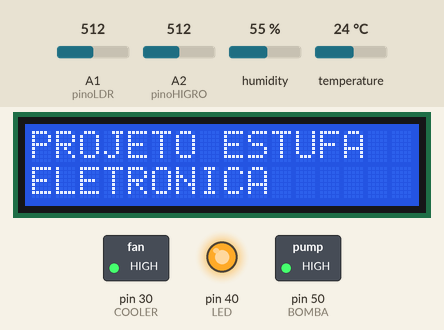
This sketch was run on a simulated Arduino Mega 2560, built with avr-gcc and run on an emulated ATmega2560. On the bench: 16×2 character LCD, switched loads named in the sketch (green lamp = pin HIGH), output pins drawn as LEDs (lit = HIGH). The test bench sets the inputs (shaded band); at power-on: temperature 24 °C, A2 (pinoHIGRO) = 512, A1 (pinoLDR) = 512, humidity 55 %.

Above: at 1.2 s.
1.3 s: temperature set to 28 °C
At 2.6 s:
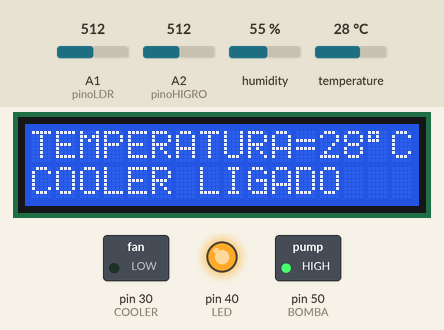
11.6 s: A2 (pinoHIGRO) set to 615
At 15.3 s:
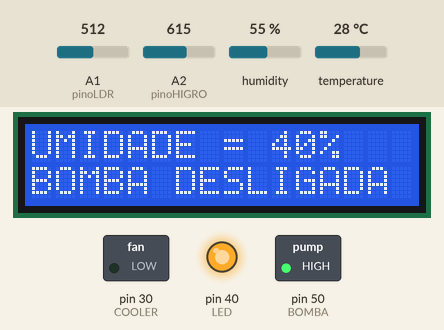
20.6 s: A2 (pinoHIGRO) set to 635
At 23.2 s:
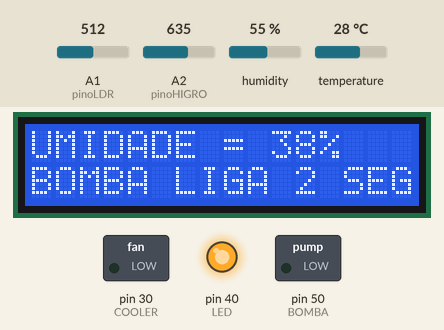
33.7 s: A1 (pinoLDR) set to 313
At 37.2 s:
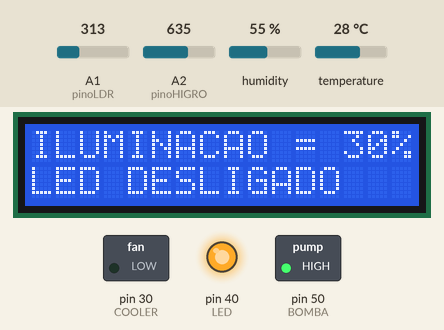
42.7 s: A1 (pinoLDR) set to 289
At 45.1 s:
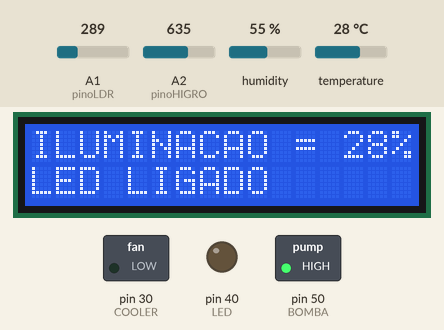
51.7 s: temperature set to 12 °C
At 59.1 s:
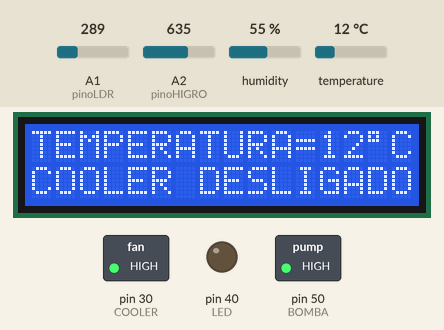
Timing chart, 0 to 66.0 s (numbered marks = the images above; inputs shaded):
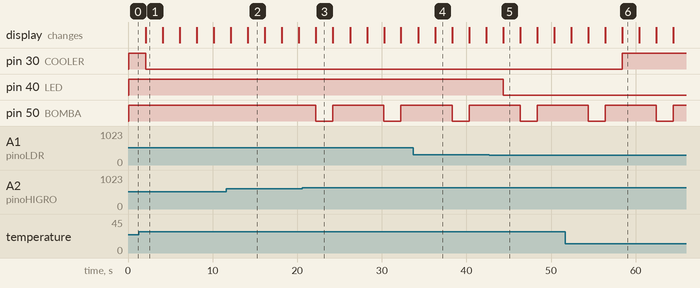

Measured:
- the behaviour switches between 26 and 27 °C on temperature (found by bisection; images 0 and 1)
- the behaviour switches between 624 and 625 on A2 (pinoHIGRO) (found by bisection; images 2 and 3)
- the behaviour switches between 307 and 306 on A1 (pinoLDR) (found by bisection; images 4 and 5)
- after the input at 1.3 s, pin 30 (COOLER): HIGH → LOW after 0.79 s; the display: changes after 0.80 s (image 1)
- after the input at 20.6 s, pin 50 (BOMBA): alternates HIGH for 6.0 s and LOW for 2.0 s, starting after 1.6 s; the display: changes after 1.6 s (image 3)
- after the input at 42.7 s, pin 40 (LED): HIGH → LOW after 1.6 s; the display: changes after 1.7 s (image 5)
- after the input at 51.7 s, pin 30 (COOLER): LOW → HIGH after 6.7 s; the display: first differs from a run without the input after 6.7 s (image 6)

The sketch:

TCC_ESTUFA_ELETR_NICA.ino
```cpp
/*
 * PROJETO ESTUFA ELETRÔNICA: CULTIVO INTELIGENTE DO TOMATE-CEREJA
 * TRABALHO DE CONCLUSÃO DE CURSO - ENGENHARIA ELETRÔNICA - CEFET/RJ
 * IVAN AZEVEDO BARROSO E THIAGO GURJÃO DE SANT'ANA
 *
 * DISPLAY LCD 16X2
 * VSS ---- GND
 * VDD ---- 5V
 * V0 ----- PINO CENTRAL POTENCIÔMETRO
 * RS ----- 02 ARDUINO
 * RW ----- GND
 * E ------ 03 ARDUINO
 * D0 ----- X
 * D1 ----- X
 * D2 ----- X
 * D3 ----- X
 * D4 ----- 04 ARDUINO
 * D5 ----- 05 ARDUINO
 * D6 ----- 06 ARDUINO
 * D7 ----- 07 ARDUINO
 * A ------ 5V
 * K ------ GND
 *
 * POTENCIÔEMTRO 10K
 * ESQ ---- GND
 * MEI ---- V0 DISPLAY LCD
 * DIR ---- VCC
 *
 * SENSOR DHT11
 * P1 ----- VCC
 * P2 ----- A0
 * P3 ----- X
 * P4 ----- GND
 *
 * COOLER 5V
 * VCC ---- 30
 * GND ---- GND
 *
 * LDR COM RESISTOR 10K
 * P1 ----- VCC
 * P2 ----- 10K
 * P2 ----- A2
 * 10K ---- GND
 *
 * LEDS
 * VCC ---- 40
 * GND ---- 200 OHMS
 * 200 ---- GND
 *
 * HIGROMETRO
 * AO ----- PINO A1
 * D0 ----- X
 * GND ---- GND
 * VCC ---- 5V
 *
 * BOMBA
 * VCC ---- 50
 * GND ---- GND
 *
 */

// PROGRAMA PROJETO ESTUFA ELETRÔNICA

// DECLARAÇÕES DO DISPLAY LCD
#include <LiquidCrystal.h>  // INCLUINDO BIBLIOTECA DO DISPLAY LCD
LiquidCrystal lcd (2, 3, 4, 5, 6, 7);  // DECLARANDO ENTRADAS DO DISPLAY LCD


// DECLARAÇÕES DO SISTEMA DE TEMPERATURA
#include <dht.h>  // INCLUINDO BIBLIOTECA DO DHT11
dht DHT;  // DECLARANDO O DHT11 COMO UM OBJETO
int COOLER = 30;  // DECLARANDO O COOLER NO PINO 30
int TEMP_MAX = 26;  // DEFININDO A TEMPERATURA IDEAL COMO 26 GRAUS


// DECLARAÇÕES DO SISTEMA DE ILUMINAÇÃO
#define pinoLDR A1  // DECLARANDO ENTRADA ANALÓGICA DO LDR
int valorLDR = 0;  // ZERANDO A VARIÁVEL DE MEDIÇÃO DO LDR
int ILUM = 0;  // DEFININDO VARIÁVEL QUE RECEBE A % DA ILUMINAÇÃO
int LED = 40;  // DECLARANDO O LED NO PINO 40
int ILUM_MIN = 30; // DEFININDO A ILUMINAÇÃO MÍNIMA COMO 30%


// DECLARAÇÕES DO SISTEMA DE IRRIGAÇÃO
#define pinoHIGRO A2  // DECLARANDO ENTRADA ANALÓGICA DO HIGROMETRO
int valorHIGRO = 0;  // ZERANDO A VARIÁVEL DE MEDIÇÃO DO HIGROMETRO
int UMID = 0;  // DEFININDO VARIÁVEL QUE RECEBE A % DA UMIDADE
int BOMBA = 50;  // DECLARANDO A BOMBA NO PINO 50
int UMID_MIN = 40;  // DEFININDO A UMIDADE MÍNIMA COMO 40%


void setup() {
  // INICIALIZAÇÃO DO DISPLAY LCD
  lcd.begin(16,2);  // ATIVANDO O DISPLAY

  // INICIALIZAÇÃO DO SISTEMA DE TEMPERATURA
  pinMode(COOLER, OUTPUT);  // DEFININDO O COOLER COMO SAÍDA

  // INICIALIZAÇÃO DO SISTEMA DE ILUMINAÇÃO
  pinMode(pinoLDR, INPUT);  // DECLARANDO O LDR COMO ENTRADA
  pinMode(LED, OUTPUT);  // DECLARANDO O LED COMO SAÍDA

  // INICIALIZAÇÃO DO SISTEMA DE IRRIGAÇÃO
  pinMode(pinoHIGRO, INPUT);  // DEFININDO O HIGROMETRO COMO ENTRADA
  pinMode(BOMBA, OUTPUT);  // DEFININDO A BOMBA COMO SAÍDA

  // DESLIGANDO OS ATUADORES
  digitalWrite(COOLER, HIGH);
  digitalWrite(LED, HIGH);
  digitalWrite(BOMBA, HIGH);
}


void loop() {
  // CICLO DO DISPLAY LCD
  lcd.clear();  // LIMPANDO O TEXTO ANTERIOR
  lcd.setCursor(0,0);  // POSICIONANDO O CURSOR
  lcd.print("PROJETO ESTUFA");  // IMPRIMINDO
  lcd.setCursor(0, 1);  // POSICIONANDO O CURSOR
  lcd.print("ELETRONICA");  // IMPRIMINDO
  delay(2000);  // AGUARDANDO 2 SEGUNDOS


  // CICLO DO SISTEMA DE TEMPERATURA
  DHT.read11(A0);  // INICIANDO A LEITURA DO DHT11 NA ENTRADA A0
  float TEMP = DHT.temperature;  // FAZENDO A MEDIÇÃO DA TEMPERATURA

  if (TEMP > TEMP_MAX) {  // CASO A TEMPERATURA ESTEJA ALTA
    digitalWrite(COOLER, LOW);  // LIGANDO O COOLER
    lcd.clear();  // LIMPANDO O TEXTO ANTERIOR
    lcd.setCursor(0,0);  // POSICIONANDO O CURSOR
    lcd.print("TEMPERATURA= ");  // IMPRIMINDO
    lcd.setCursor(12,0);  // POSICIONANDO O CURSOR
    lcd.print(TEMP,0);  // IMPRIMINDO
    lcd.setCursor(14,0);  // POSICIONANDO O CURSOR
    lcd.print((char)223);  // IMPRIMINDO
    lcd.setCursor(15,0);  // POSICIONANDO O CURSOR
    lcd.print("C");  // IMPRIMINDO
    lcd.setCursor(0,1);  // POSICIONANDO O CURSOR
    lcd.print("COOLER LIGADO");  // IMPRIMINDO
    delay(2000);  // AGUARDANDO 2 SEGUNDOS
  }
  else {  // CASO A TEMPERATURA ESTEJA BAIXA
    digitalWrite(COOLER, HIGH);  // DESLIGANDO O COOLER
    lcd.clear();  // LIMPANDO O TEXTO ANTERIOR
    lcd.setCursor(0,0);  // POSICIONANDO O CURSOR
    lcd.print("TEMPERATURA= ");  // IMPRIMINDO
    lcd.setCursor(12,0);  // POSICIONANDO O CURSOR
    lcd.print(TEMP,0);  // IMPRIMINDO
    lcd.setCursor(14,0);  // POSICIONANDO O CURSOR
    lcd.print((char)223);  // IMPRIMINDO
    lcd.setCursor(15,0);  // POSICIONANDO O CURSOR
    lcd.print("C");  // IMPRIMINDO
    lcd.setCursor(0,1);  // POSICIONANDO O CURSOR
    lcd.print("COOLER DESLIGADO");  // IMPRIMINDO
    delay(2000);  // AGUARDANDO 2 SEGUNDOS
  }


  // CICLO DO SISTEMA DE ILUMINAÇÃO
  valorLDR = analogRead(pinoLDR);  // FAZENDO A MEDIÇÃO DA ILUMINAÇÃO
  ILUM = map(valorLDR, 0, 1023, 0, 100);  // MAPEANDO O VALOR ANALÓGICO PARA %

  if (ILUM < ILUM_MIN) {  // CASO A ILUMINAÇÃO ESTEJA BAIXA
    digitalWrite(LED,LOW);  // LIGANDO O CONJUNTO DE LEDS
    lcd.clear();  // LIMPANDO O TEXTO ANTERIOR
    lcd.setCursor(0,0);  // POSICIONANDO O CURSOR
    lcd.print("ILUMINACAO =");  // IMPRIMINDO
    lcd.setCursor(13,0);  // POSICIONANDO O CURSOR
    lcd.print(ILUM);  // IMPRIMINDO
    lcd.setCursor(15,0);  // POSICIONANDO O CURSOR
    lcd.print("%");  // IMPRIMINDO
    lcd.setCursor(0,1);  // POSICIONANDO O CURSOR
    lcd.print("LED LIGADO");  // IMPRIMINDO
    delay(2000);  // AGUARDANDO 2 SEGUNDOS
  }
  else {  // CASO A ILUMINAÇÃO ESTEJA ALTA
    digitalWrite(LED,HIGH);  // DESLIGANDO O CONJUNTO DE LEDS
    lcd.clear();  // LIMPANDO O TEXTO ANTERIOR
    lcd.setCursor(0,0);  // POSICIONANDO O CURSOR
    lcd.print("ILUMINACAO =");  // IMPRIMINDO
    lcd.setCursor(13,0);  // POSICIONANDO O CURSOR
    lcd.print(ILUM);  // IMPRIMINDO
    lcd.setCursor(15,0);  // POSICIONANDO O CURSOR
    lcd.print("%");  // IMPRIMINDO
    lcd.setCursor(0,1);  // POSICIONANDO O CURSOR
    lcd.print("LED DESLIGADO");  // IMPRIMINDO
    delay(2000);  // AGUARDANDO 2 SEGUNDOS
  }


  // CICLO DO SISTEMA DE IRRIGAÇÃO
  valorHIGRO = analogRead(pinoHIGRO);  // FAZENDO A MEDIÇÃO DA UMIDADE DO SOLO
  UMID = map(valorHIGRO, 0, 1023, 100, 0);  // MAPEANDO O VALOR ANALÓGICO PARA %

  if (UMID < UMID_MIN) {  // CASO A UMIDADE ESTEJA BAIXA
    digitalWrite(BOMBA, LOW);  // LIGANDO A BOMBA
    lcd.clear();  // LIMPANDO O TEXTO ANTERIOR
    lcd.setCursor(0,0);  // POSICIONANDO O CURSOR
    lcd.print("UMIDADE = ");  // IMPRIMINDO
    lcd.setCursor(10,0);  // POSICIONANDO O CURSOR
    lcd.print(UMID);  // IMPRIMINDO
    lcd.setCursor(12,0);  // POSICIONANDO O CURSOR
    lcd.print("%");  // IMPRIMINDO
    lcd.setCursor(0,1);  // POSICIONANDO O CURSOR
    lcd.print("BOMBA LIGA 2 SEG");  // IMPRIMINDO
    delay(2000);  // AGUARDANDO 2 SEGUNDOS
    digitalWrite(BOMBA, HIGH);  // DESLIGANDO A BOMBA
  }
  else {  // CASO A UMIDADE ESTEJA ALTA
    digitalWrite(BOMBA, HIGH);  // DESLIGANDO A BOMBA
    lcd.clear();  // LIMPANDO O TEXTO ANTERIOR
    lcd.setCursor(0,0);  // POSICIONANDO O CURSOR
    lcd.print("UMIDADE = ");  // IMPRIMINDO
    lcd.setCursor(10,0);  // POSICIONANDO O CURSOR
    lcd.print(UMID);  // IMPRIMINDO
    lcd.setCursor(12,0);  // POSICIONANDO O CURSOR
    lcd.print("%");  // IMPRIMINDO
    lcd.setCursor(0,1);  // POSICIONANDO O CURSOR
    lcd.print("BOMBA DESLIGADA");  // IMPRIMINDO
    delay(2000);  // AGUARDANDO 2 SEGUNDOS
  }
}
```
